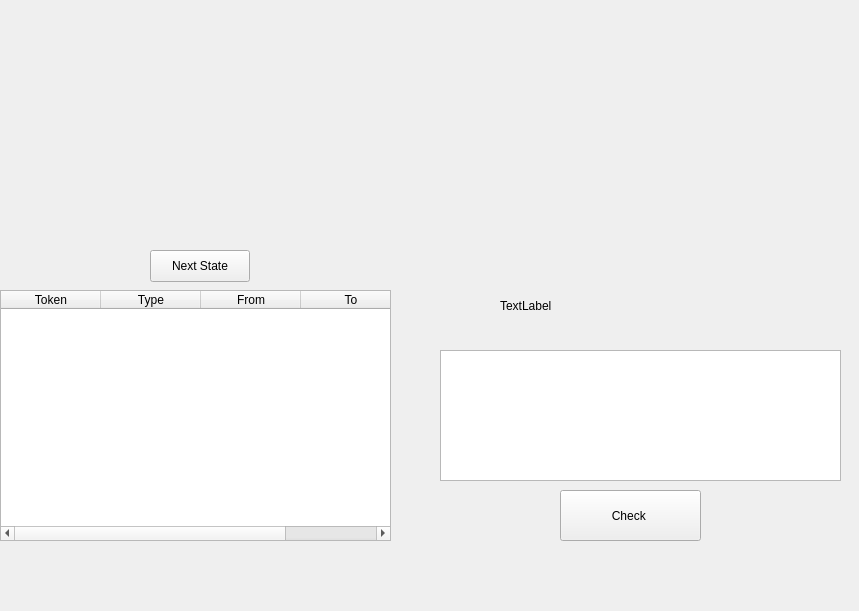
<?xml version="1.0" encoding="UTF-8"?>
<ui version="4.0">
 <class>philo</class>
 <widget class="QMainWindow" name="philo">
  <property name="geometry">
   <rect>
    <x>0</x>
    <y>0</y>
    <width>859</width>
    <height>611</height>
   </rect>
  </property>
  <property name="windowTitle">
   <string>MainWindow</string>
  </property>
  <widget class="QWidget" name="centralwidget">
   <widget class="QPushButton" name="nextSateButton">
    <property name="geometry">
     <rect>
      <x>150</x>
      <y>250</y>
      <width>100</width>
      <height>32</height>
     </rect>
    </property>
    <property name="text">
     <string>Next State</string>
    </property>
   </widget>
   <widget class="QTextEdit" name="textEdit">
    <property name="geometry">
     <rect>
      <x>440</x>
      <y>350</y>
      <width>401</width>
      <height>131</height>
     </rect>
    </property>
   </widget>
   <widget class="QPushButton" name="regexButton">
    <property name="geometry">
     <rect>
      <x>560</x>
      <y>490</y>
      <width>141</width>
      <height>51</height>
     </rect>
    </property>
    <property name="text">
     <string>Check </string>
    </property>
   </widget>
   <widget class="QLabel" name="regexLabel">
    <property name="geometry">
     <rect>
      <x>500</x>
      <y>290</y>
      <width>291</width>
      <height>31</height>
     </rect>
    </property>
    <property name="text">
     <string>TextLabel</string>
    </property>
   </widget>
   <widget class="QTableWidget" name="tableWidget">
    <property name="enabled">
     <bool>true</bool>
    </property>
    <property name="geometry">
     <rect>
      <x>0</x>
      <y>290</y>
      <width>391</width>
      <height>251</height>
     </rect>
    </property>
    <column>
     <property name="text">
      <string>Token</string>
     </property>
    </column>
    <column>
     <property name="text">
      <string>Type</string>
     </property>
    </column>
    <column>
     <property name="text">
      <string>From</string>
     </property>
    </column>
    <column>
     <property name="text">
      <string>To</string>
     </property>
    </column>
   </widget>
  </widget>
 </widget>
 <resources/>
 <connections/>
</ui>
